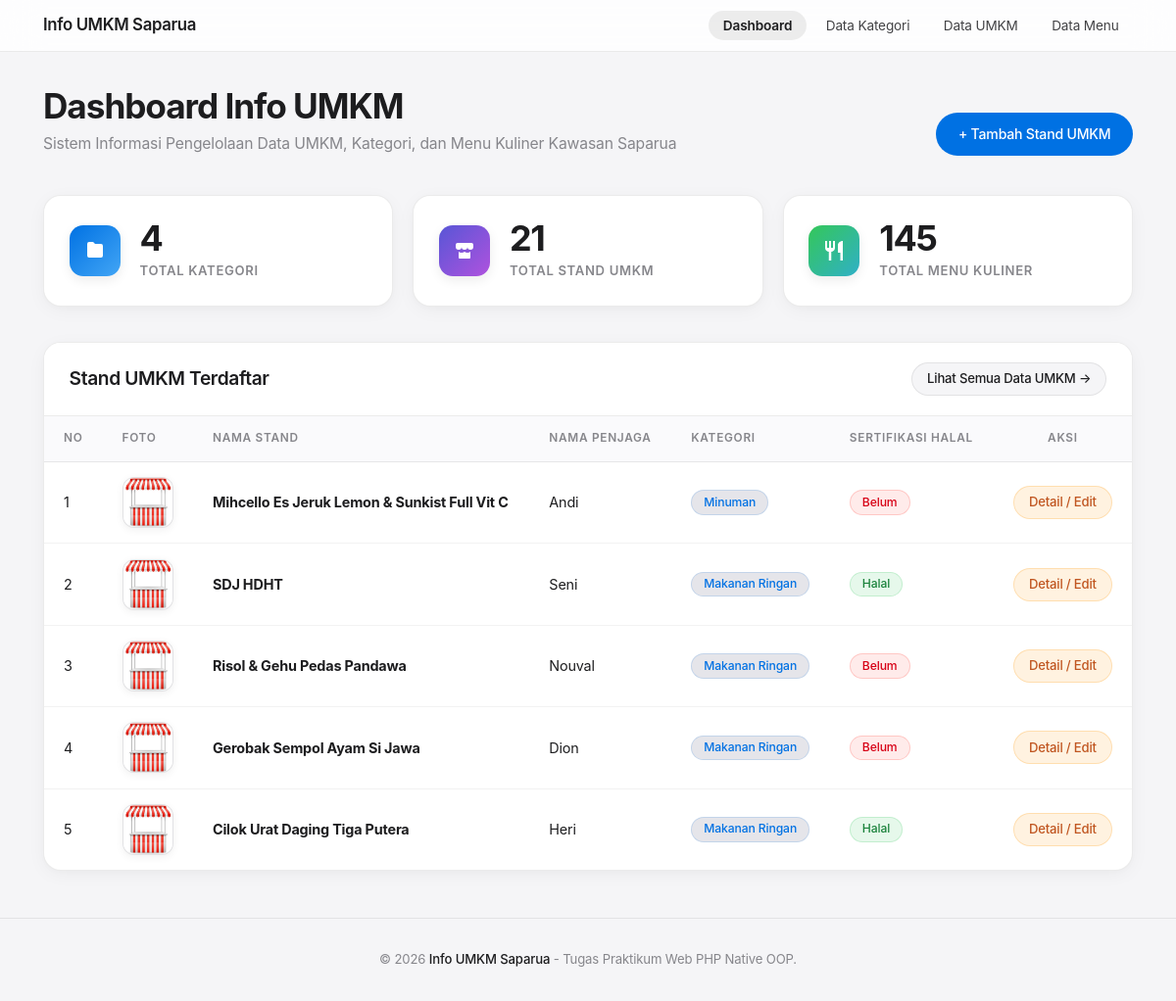
The page / on the database its author committed.
### tables this page shows
CREATE TABLE `umkm` (
  `id_umkm` int(11) NOT NULL AUTO_INCREMENT,
  `nama_stand` varchar(255) DEFAULT NULL,
  `nama_penjaga` varchar(255) DEFAULT NULL,
  `foto` varchar(255) DEFAULT NULL,
  `sertifikasi_halal` enum('ada','tidak') DEFAULT 'tidak',
  `id_kategori` int(11) DEFAULT NULL,
  `id_jadwal` int(11) DEFAULT NULL,
  `id_lokasi` int(11) DEFAULT NULL,
  PRIMARY KEY (`id_umkm`),
  KEY `fk_umkm_kategori` (`id_kategori`),
  KEY `fk_umkm_jadwal` (`id_jadwal`),
  KEY `fk_umkm_lokasi` (`id_lokasi`),
  CONSTRAINT `fk_umkm_jadwal` FOREIGN KEY (`id_jadwal`) REFERENCES `jadwal` (`id_jadwal`) ON DELETE SET NULL ON UPDATE CASCADE,
  CONSTRAINT `fk_umkm_kategori` FOREIGN KEY (`id_kategori`) REFERENCES `kategori` (`id_kategori`) ON DELETE SET NULL ON UPDATE CASCADE,
  CONSTRAINT `fk_umkm_lokasi` FOREIGN KEY (`id_lokasi`) REFERENCES `lokasi` (`id_lokasi`) ON DELETE SET NULL ON UPDATE CASCADE
);

CREATE TABLE `kategori` (
  `id_kategori` int(11) NOT NULL AUTO_INCREMENT,
  `jenis` varchar(255) DEFAULT NULL,
  PRIMARY KEY (`id_kategori`)
);

### class/Database.php (called while the page is built, shortened)
<?php
class Database {
    private string $host;
    private string $user;
    private string $pass;
    private string $dbname;
    public ?PDO $conn = null;
    public function __construct(
        string $host = DB_HOST,
        string $user = DB_USER,
        string $pass = DB_PASS,
        string $dbname = DB_NAME
    ) {
        $this->host   = $host;
        $this->user   = $user;
        $this->pass   = $pass;
        $this->dbname = $dbname;
    }
    public function getConnection(): PDO {
        if ($this->conn === null) {
            $dsn = "mysql:host={$this->host};dbname={$this->dbname};charset=utf8mb4";
            $options = [
                PDO::ATTR_ERRMODE            => PDO::ERRMODE_EXCEPTION,
                PDO::ATTR_DEFAULT_FETCH_MODE => PDO::FETCH_ASSOC,
                PDO::ATTR_EMULATE_PREPARES   => false,
            ];
            try {
                $this->conn = new PDO($dsn, $this->user, $this->pass, $options);
            } catch (PDOException $e) {
                error_log("Database Connection Error: " . $e->getMessage());
                throw new PDOException("Koneksi database gagal: " . $e->getMessage(), (int)$e->getCode());
            }
        }
        return $this->conn;
    }
}

### class/Kategori.php (called while the page is built, shortened)
<?php
require_once __DIR__ . '/Database.php';
class Kategori {
    private PDO $conn;
    private string $table = 'kategori';
    public function __construct(PDO|Database|null $db = null) {
        if ($db instanceof PDO) {
            $this->conn = $db;
        } elseif ($db instanceof Database) {
            $this->conn = $db->getConnection();
        } else {
            $database = new Database();
            $this->conn = $database->getConnection();
        }
    }
    public function getAll(): array {
        try {
            $query = "SELECT id_kategori, jenis FROM {$this->table} ORDER BY id_kategori ASC";
            $stmt = $this->conn->prepare($query);
            $stmt->execute();
            return $stmt->fetchAll();
        } catch (PDOException $e) {
            error_log("Kategori::getAll Error: " . $e->getMessage());
            return [];
        }
    }
}

### class/Umkm.php (called while the page is built, shortened)
<?php
require_once __DIR__ . '/Database.php';
class Umkm {
    private PDO $conn;
    private string $table = 'umkm';
    public function __construct(PDO|Database|null $db = null) {
        if ($db instanceof PDO) {
            $this->conn = $db;
        } elseif ($db instanceof Database) {
            $this->conn = $db->getConnection();
        } else {
            $database = new Database();
            $this->conn = $database->getConnection();
        }
    }
    public function getAll(): array {
        try {
            $query = "SELECT
                        u.id_umkm,
                        u.nama_stand,
                        u.nama_penjaga,
                        u.foto,
                        u.sertifikasi_halal,
                        u.id_kategori,
                        k.jenis AS jenis_kategori,
                        k.jenis
                      FROM {$this->table} u
                      LEFT JOIN kategori k ON u.id_kategori = k.id_kategori
                      ORDER BY u.id_umkm ASC";
            $stmt = $this->conn->prepare($query);
            $stmt->execute();
            return $stmt->fetchAll();
        } catch (PDOException $e) {
            error_log("Umkm::getAll Error: " . $e->getMessage());
            return [];
        }
    }
}

### class/Menu.php (called while the page is built, shortened)
<?php
require_once __DIR__ . '/Database.php';
class Menu {
    private PDO $conn;
    private string $table = 'menu';
    public function __construct(PDO|Database|null $db = null) {
        if ($db instanceof PDO) {
            $this->conn = $db;
        } elseif ($db instanceof Database) {
            $this->conn = $db->getConnection();
        } else {
            $database = new Database();
            $this->conn = $database->getConnection();
        }
    }
    public function getAll(): array {
        try {
            $query = "SELECT
                        m.id_menu,
                        m.nama_menu,
                        m.harga_menu,
                        m.id_umkm,
                        m.deskripsi,
                        u.nama_stand
                      FROM {$this->table} m
                      LEFT JOIN umkm u ON m.id_umkm = u.id_umkm
                      ORDER BY m.id_menu ASC";
            $stmt = $this->conn->prepare($query);
            $stmt->execute();
            return $stmt->fetchAll();
        } catch (PDOException $e) {
            error_log("Menu::getAll Error: " . $e->getMessage());
            return [];
        }
    }
}

### index.php (the view, shortened to what this page needs)
<?php
require_once __DIR__ . '/class/Kategori.php';
require_once __DIR__ . '/class/Umkm.php';
require_once __DIR__ . '/class/Menu.php';
$kategoriModel = new Kategori();
$umkmModel     = new Umkm();
$menuModel     = new Menu();
$kategori_list = $kategoriModel->getAll();
$umkm_list     = $umkmModel->getAll();
$menu_list     = $menuModel->getAll();
$total_kategori = count($kategori_list);
$total_umkm     = count($umkm_list);
$total_menu     = count($menu_list);
$recent_umkm = array_slice($umkm_list, 0, 5);
require_once __DIR__ . '/view/header.php';
?>
<div class="page-header">
    <div class="page-title">
        <h1>Dashboard Info UMKM</h1>
        <p>Sistem Informasi Pengelolaan Data UMKM, Kategori, dan Menu Kuliner Kawasan Saparua</p>
    </div>
    <div class="btn-actions">
        <a href="view/umkm.php" class="btn btn-primary">+ Tambah Stand UMKM</a>
    </div>
</div>
<div class="stats-grid">
    <div class="stat-card">
        <div class="stat-icon primary"></div>
        <div class="stat-info">
            <h3><?= $total_kategori ?></h3>
            <span>Total Kategori</span>
        </div>
    </div>
    <div class="stat-card">
        <div class="stat-icon secondary"></div>
        <div class="stat-info">
            <h3><?= $total_umkm ?></h3>
            <span>Total Stand UMKM</span>
        </div>
    </div>
    <div class="stat-card">
        <div class="stat-icon success"></div>
        <div class="stat-info">
            <h3><?= $total_menu ?></h3>
            <span>Total Menu Kuliner</span>
        </div>
    </div>
</div>
<div class="card">
    <div class="card-header">
        <h2>Stand UMKM Terdaftar</h2>
        <a href="view/umkm.php" class="btn btn-secondary btn-sm">Lihat Semua Data UMKM &rarr;</a>
    </div>
    <div class="card-body" style="padding: 0;">
        <div class="table-responsive">
            <table class="table">
                <thead>
                    <tr>
                        <th style="width: 50px;">No</th>
                        <th>Foto</th>
                        <th>Nama Stand</th>
                        <th>Nama Penjaga</th>
                        <th>Kategori</th>
                        <th>Sertifikasi Halal</th>
                        <th style="width: 120px; text-align: center;">Aksi</th>
                    </tr>
                </thead>
                <tbody>
                    <?php if (empty($recent_umkm)): ?>
                        <tr>
                            <td colspan="7">
                                <div class="empty-state">
                                    <div class="empty-state-icon"></div>
                                    <p>Belum ada data UMKM yang tersimpan.</p>
                                    <a href="view/umkm.php" class="btn btn-primary btn-sm" style="margin-top: 0.75rem;">+ Tambah UMKM Pertama</a>
                                </div>
                            </td>
                        </tr>
                    <?php else: ?>
                        <?php $no = 1; foreach ($recent_umkm as $umkm): ?>
                            <tr>
                                <td><?= $no++ ?></td>
                                <td>
                                    <?php
                                        $foto_name = 'default.jpg';
                                    ?>
                                    <img src="./foto_umkm/<?= htmlspecialchars($foto_name) ?>"
                                         alt="<?= htmlspecialchars($umkm['nama_stand']) ?>"
                                         class="umkm-thumb"
                                         onerror="this.src='./foto_umkm/default.jpg'">
                                </td>
                                <td><strong><?= htmlspecialchars($umkm['nama_stand']) ?></strong></td>
                                <td><?= htmlspecialchars($umkm['nama_penjaga']) ?></td>
                                <td>
                                    <span class="badge badge-primary">
                                        <?= htmlspecialchars($umkm['jenis_kategori'] ?? $umkm['jenis'] ?? 'Tanpa Kategori') ?>
                                    </span>
                                </td>
                                <td>
                                    <?php if ($umkm['sertifikasi_halal'] === 'ada'): ?>
                                        <span class="badge badge-success">Halal</span>
                                    <?php else: ?>
                                        <span class="badge badge-danger">Belum</span>
                                    <?php endif; ?>
                                </td>
                                <td style="text-align: center;">
                                    <a href="view/umkm.php?action=edit&id=<?= $umkm['id_umkm'] ?>" class="btn btn-warning btn-sm">
                                        Detail / Edit
                                    </a>
                                </td>
                            </tr>
                        <?php endforeach; ?>
                    <?php endif; ?>
                </tbody>
            </table>
        </div>
    </div>
</div>
<?php
require_once __DIR__ . '/view/footer.php';
?>

### rows shown on the page
umkm: nama_stand "Mihcello Es Jeruk Lemon & Sunkist Full Vit C", nama_penjaga "Andi", id_kategori.jenis "Minuman", sertifikasi_halal "Belum"
umkm: nama_stand "SDJ HDHT", nama_penjaga "Seni", id_kategori.jenis "Makanan Ringan", sertifikasi_halal "Halal"
umkm: nama_stand "Risol & Gehu Pedas Pandawa", nama_penjaga "Nouval", id_kategori.jenis "Makanan Ringan", sertifikasi_halal "Belum"
umkm: nama_stand "Gerobak Sempol Ayam Si Jawa", nama_penjaga "Dion", id_kategori.jenis "Makanan Ringan", sertifikasi_halal "Belum"
umkm: nama_stand "Cilok Urat Daging Tiga Putera", nama_penjaga "Heri", id_kategori.jenis "Makanan Ringan", sertifikasi_halal "Halal"

### other values the page prints
$total_kategori "4"
$total_umkm "21"
$total_menu "145"
